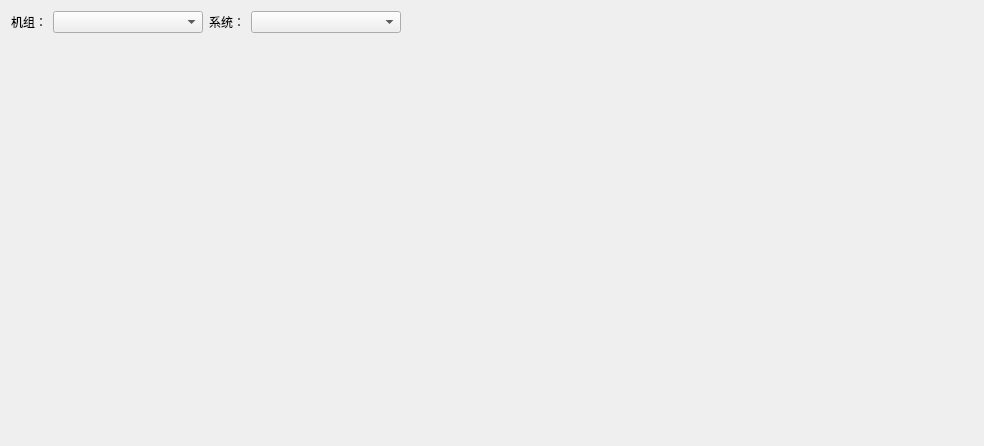
          <widget class="QWidget" name="tab1_3">
           <attribute name="title">
            <string>设备信息</string>
           </attribute>
           <layout class="QGridLayout" name="gridLayout_11">
            <item row="0" column="0">
             <widget class="QLabel" name="label_29">
              <property name="sizePolicy">
               <sizepolicy hsizetype="Fixed" vsizetype="Preferred">
                <horstretch>0</horstretch>
                <verstretch>0</verstretch>
               </sizepolicy>
              </property>
              <property name="text">
               <string>机组：</string>
              </property>
             </widget>
            </item>
            <item row="0" column="1">
             <widget class="QComboBox" name="comboBox_11">
              <property name="sizePolicy">
               <sizepolicy hsizetype="Minimum" vsizetype="Fixed">
                <horstretch>0</horstretch>
                <verstretch>0</verstretch>
               </sizepolicy>
              </property>
              <property name="minimumSize">
               <size>
                <width>150</width>
                <height>0</height>
               </size>
              </property>
             </widget>
            </item>
            <item row="0" column="2">
             <widget class="QLabel" name="label_30">
              <property name="sizePolicy">
               <sizepolicy hsizetype="Fixed" vsizetype="Preferred">
                <horstretch>0</horstretch>
                <verstretch>0</verstretch>
               </sizepolicy>
              </property>
              <property name="text">
               <string>系统：</string>
              </property>
             </widget>
            </item>
            <item row="0" column="3">
             <widget class="QComboBox" name="comboBox_12">
              <property name="sizePolicy">
               <sizepolicy hsizetype="Minimum" vsizetype="Fixed">
                <horstretch>0</horstretch>
                <verstretch>0</verstretch>
               </sizepolicy>
              </property>
              <property name="minimumSize">
               <size>
                <width>150</width>
                <height>0</height>
               </size>
              </property>
             </widget>
            </item>
            <item row="0" column="4">
             <spacer name="horizontalSpacer_6">
              <property name="orientation">
               <enum>Qt::Horizontal</enum>
              </property>
              <property name="sizeHint" stdset="0">
               <size>
                <width>572</width>
                <height>20</height>
               </size>
              </property>
             </spacer>
            </item>
            <item row="1" column="0">
             <spacer name="verticalSpacer_15">
              <property name="orientation">
               <enum>Qt::Vertical</enum>
              </property>
              <property name="sizeHint" stdset="0">
               <size>
                <width>20</width>
                <height>402</height>
               </size>
              </property>
             </spacer>
            </item>
           </layout>
          </widget>
